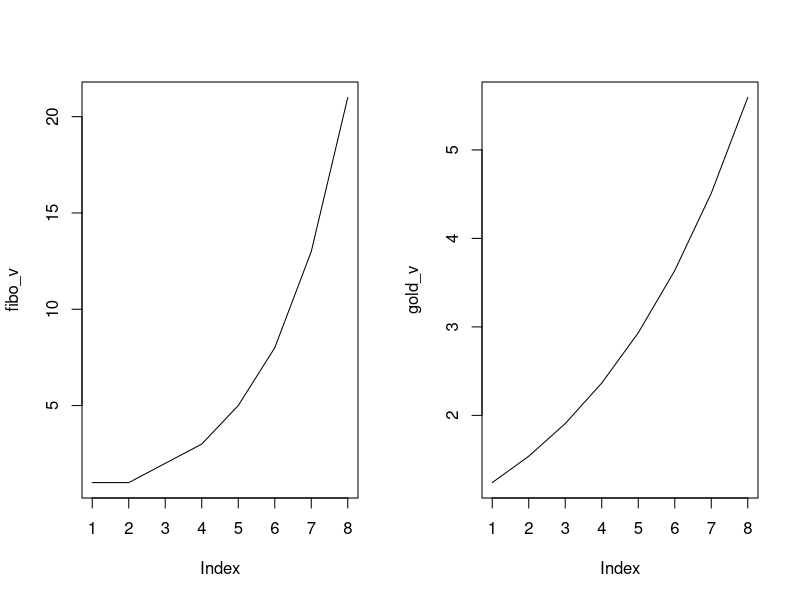

Write the R code that produced this figure.
rm(list=ls())
fibo <- function(n){
  fibo_v<-c(1,1)
  l=length(fibo_v)
  par(mfrow=c(1,2)) #A plot of 1 row, 2 column
  while (l<n){
    for (i in 1:l){
      fibo_v[i+2] = fibo_v[i]+fibo_v[i+1]
      l=length(fibo_v)
    }
  }
  plot(fibo_v, type='l') #plotting the fibo vector
  #Creating a vector of golden ratio
  gold_v<-c(0)
  for (i in 1:n){
    gold_v[i]=((1+sqrt(5))/2)^(i/sqrt(5))
  }
  plot(gold_v,type='l')
  
  
}
fibo(8)
